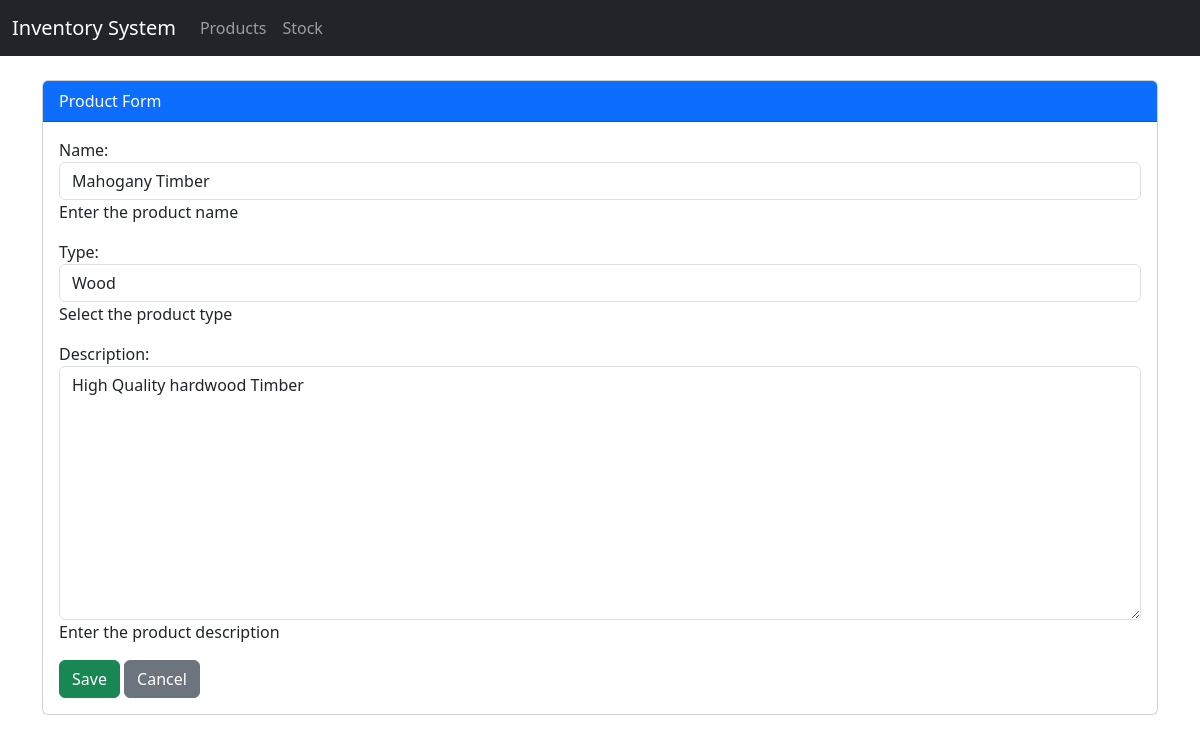
The app's page /products/2/edit/ with its own data.
### inventory/models.py (models this page shows, shortened)
class Product(models.Model):
    PRODUCT_TYPES = [
        ('wood', 'Wood'),
        ('furniture', 'Furniture'),
    ]
    name = models.CharField(max_length=255)
    type = models.CharField(max_length=50, choices=PRODUCT_TYPES)
    description = models.TextField(blank=True, null=True)
    created_at = models.DateTimeField(auto_now_add=True)

### inventory/views.py (the view)
# urls.py: path("products/<int:pk>/edit/", ProductUpdateView.as_view(), name="product_update"),
class ProductUpdateView(SuccessMessageMixin, UpdateView):
    model = Product
    form_class = ProductForm
    template_name = "product_form.html"
    success_url = reverse_lazy("product_list")
    success_message = "Product was updated successfully!"

### inventory/forms.py
class ProductForm(forms.ModelForm):
    class Meta:
        model = Product
        fields = ['name', 'type', 'description']
        widgets = {
            'name': forms.TextInput(attrs={'class': 'form-control'}),
            'type': forms.Select(attrs={'class': 'form-control'}),
            'description': forms.Textarea(attrs={'class': 'form-control'}),
        }
        labels = {
            'name': 'Name',
            'type': 'Type',
            'description': 'Description',
        }
        help_texts = {
            'name': 'Enter the product name',
            'type': 'Select the product type',
            'description': 'Enter the product description',
        }
        error_messages = {
            'name': {'required': 'Please enter a product name'},
            'type': {'required': 'Please select a product type'},
            'description': {'required': 'Please enter a product description'},
        }

### inventory/templates/product_form.html (shortened to what this page needs)
{% extends "base.html" %}
{% block content %}
<div class="card">
    <div class="card-header bg-primary text-white">
        Product Form
    </div>
    <div class="card-body">
        <form method="post" novalidate>
            {{ form.as_p }}
            <button type="submit" class="btn btn-success">Save</button>
            <a href="{% url 'product_list' %}" class="btn btn-secondary">Cancel</a>
        </form>
    </div>
</div>
{% endblock %}

### records on screen
Product: name "Mahogany Timber", type "Wood", description "High Quality hardwood Timber"
